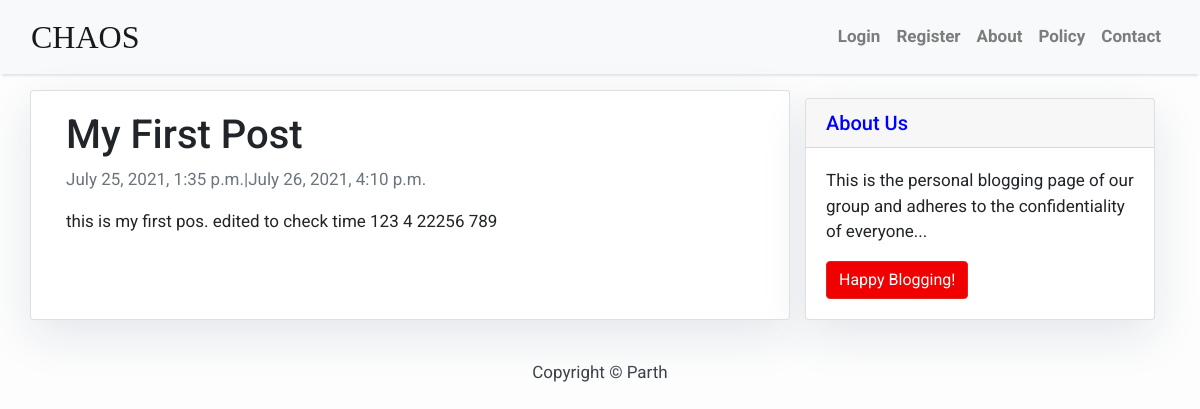
The app's page /my-first-post/ with its own data.
### blog/models.py (models this page shows, shortened)
class Post(models.Model):
    title = models.CharField(max_length=200, unique=True,blank=False)
    slug = models.SlugField(max_length=200, unique=True,blank=False)
    author = models.ForeignKey(User, on_delete= models.CASCADE,related_name='blog_posts',choices=None)
    updated_on = models.DateTimeField(auto_now= True)
    content = models.TextField()
    created_on = models.DateTimeField(auto_now_add=True)
    status = models.IntegerField(choices=STATUS, default=0)
    class Meta:
        ordering = ['-created_on']

### blog/views.py (the view)
# urls.py: path('<slug:slug>/', views.PostDetail.as_view(), name='post_detail'),
class PostDetail(generic.DetailView):
    model = Post
    template_name = 'post_detail.html'

### templates/post_detail.html
{% extends 'base.html' %} {% block content %}
<div class="container">
  <div class="row">
    <div class="col-md-8 card mb-4  mt-3 left  top">
      <div class="card-body">
        <h1>{% block title %} {{ object.title }} {% endblock title %}</h1>
        <p class=" text-muted"> {{ post.created_on }}|{{post.updated_on}}</p>
        <p class="card-text ">{{ object.content | safe }}</p>
      </div>
    </div>
    {% block sidebar %} {% include 'sidebar.html' %} {% endblock sidebar %}
  </div>
</div>
{% endblock content %}

### templates/base.html (style rules this page uses)
body { font-family: "Roboto", sans-serif; font-size: 17px; background-color: #fdfdfd; }

### templates/sidebar.html (style rules this page uses)
.card { box-shadow: 0 16px 48px #E3E7EB; }

### records on screen
Post: title "My First Post", created_on "July 25, 2021, 1:35 p.m.", updated_on "July 26, 2021, 4:10 p.m.", content "this is my first pos. edited to check time 123 4 22256 789"
